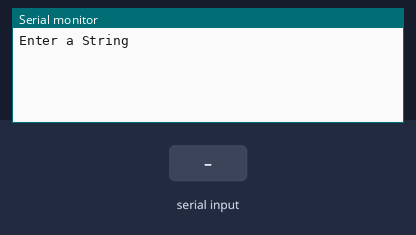
A sketch run on a simulated Arduino Uno, built with avr-gcc and run on an emulated ATmega328P. Shown: the last lines printed to the serial monitor. Inputs (shaded band) come from the test bench.

Above: at 1.2 s.
1.3 s: "90,45\n" received over Serial
At 2.5 s:
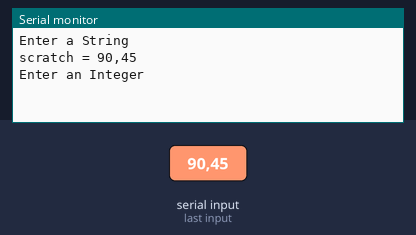
2.8 s: "30,150\n" received over Serial
At 3.9 s:
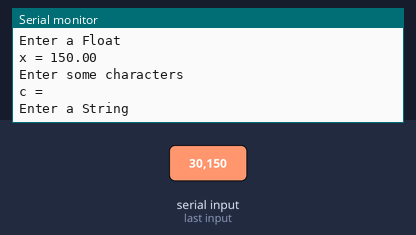
4.3 s: "5\n" received over Serial
At 4.9 s:
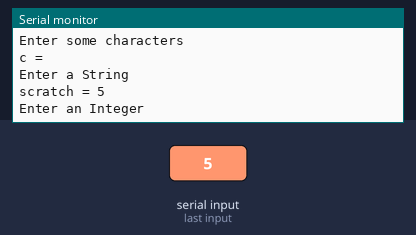
5.8 s: "1,90,45\n" received over Serial
At 6.2 s:
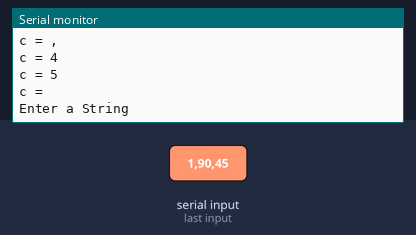
7.3 s: "1,90,45\n" received over Serial
At 8.4 s:
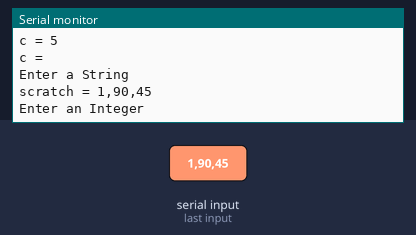

Measured:
- after the input at 1.3 s, the serial monitor: prints a new line at once (image 1)
- after the input at 2.8 s, the serial monitor: prints a new line at once (image 2)
- after the input at 4.3 s, the serial monitor: prints a new line at once (image 3)
- after the input at 5.8 s, the serial monitor: prints a new line at once (image 4)
- after the input at 7.3 s, the serial monitor: prints a new line at once (image 5)

The sketch:

S1.5_Get_User_Input.ino
```cpp
// All this Serial.print() will get tedious -- define some shortcuts
#define P Serial.print
#define PCS Serial.print(", ");Serial.print
#define PCSL Serial.print(", ");Serial.println

void setup() {
  // put your setup code here, to run once:
  Serial.begin(115200);  // set the serial port speed
}

void loop() {
  Serial.setTimeout(5000);        // Wait 5 seconds before moving on
  P("\nEnter a String\n");          // Read all the characters you can until <Return>
  String scratch = Serial.readStringUntil('\n');    // or timeout...
  P("scratch = ");
  P(scratch);
  P("\n");

  P("\nEnter an Integer\n");
  int i = Serial.parseInt();      // Keep trying to get an int until timeout
  P("i = ");                      // print the results
  P(i);
  P("\n");

  P("\nEnter a Float\n");
  float x = Serial.parseFloat();  // Keep trying to get a float until timeout
  P("x = ");                      // print the results
  P(x);
  P("\n");

  P("\nEnter some characters\n");
  while(!Serial.available());     // Wait until there are characters
  while(Serial.available()){      // read them until they are gone
    char c = Serial.read();       // read a character
    P("c = ");                    // print the results
    P(c);
    P("\n");
  }

}
```
